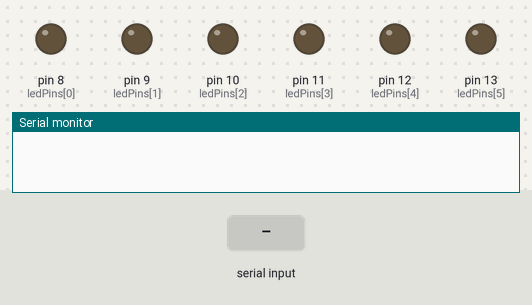
A sketch run on a simulated Arduino Uno, built with avr-gcc and run on an emulated ATmega328P. On the bench: output pins drawn as LEDs (lit = HIGH), the last lines printed to the serial monitor. Inputs (shaded band) come from the test bench.

Above: at 1.2 s.
1.3 s: "90,45\n" received over Serial
At 2.4 s:
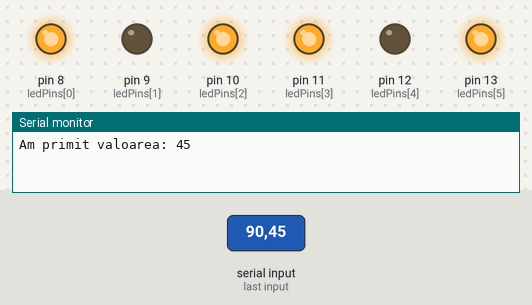
2.8 s: "30,150\n" received over Serial
At 3.5 s:
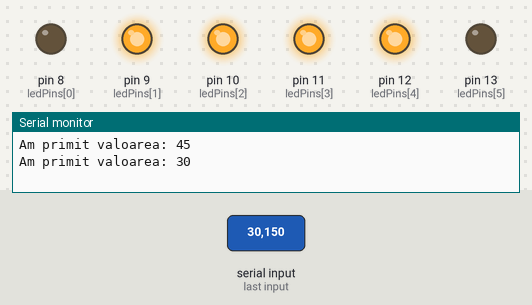
4.3 s: "1\n" received over Serial
At 4.6 s:
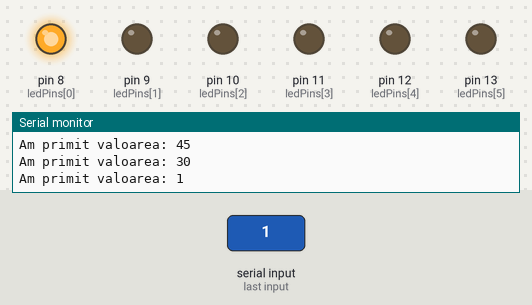
5.8 s: "5\n" received over Serial
At 6.9 s:
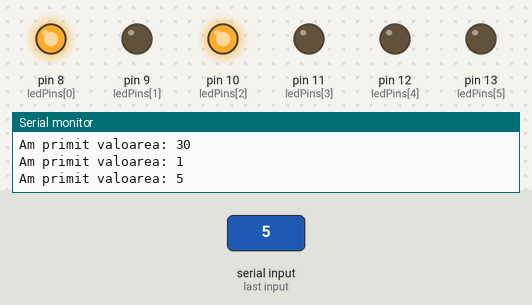
Timing chart, 0 to 8.3 s (numbered marks = the images above; inputs shaded):
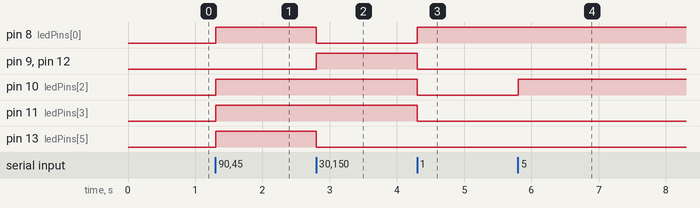

The sketch:

problema-2.ino
```cpp
int ledPins[] = {8, 9, 10, 11, 12, 13};
int numLeds = 6;

void setup() {
  Serial.begin(9600);

  for (int i = 0; i < numLeds; i++) {
    pinMode(ledPins[i], OUTPUT);
  }
}

void loop() {
  if (Serial.available() > 0) {

    int valoare = Serial.parseInt();

    if (valoare >= 0 && valoare <= 63) {

      Serial.print("Am primit valoarea: ");
      Serial.println(valoare);

      for (int bit = 0; bit < numLeds; bit++) {
        int stareBit = bitRead(valoare, bit);

        if (stareBit == 1) {
          digitalWrite(ledPins[bit], HIGH);
        } else {
          digitalWrite(ledPins[bit], LOW);
        }
      }
    }

    while(Serial.available() > 0) {
      Serial.read();
    }
  }
}
```

Measured:
- after the input at 1.3 s, pin 8 (ledPins[0]), pin 10 (ledPins[2]), pin 11 (ledPins[3]), pin 13 (ledPins[5]): LOW → HIGH at once
- after the input at 2.8 s, pin 8 (ledPins[0]), pin 13 (ledPins[5]): HIGH → LOW at once; pin 9 (ledPins[1]), pin 12 (ledPins[4]): LOW → HIGH at once
- after the input at 4.3 s, pin 8 (ledPins[0]): LOW → HIGH at once; pin 9 (ledPins[1]), pin 10 (ledPins[2]), pin 11 (ledPins[3]), pin 12 (ledPins[4]): HIGH → LOW at once
- after the input at 5.8 s, pin 10 (ledPins[2]): LOW → HIGH at once
